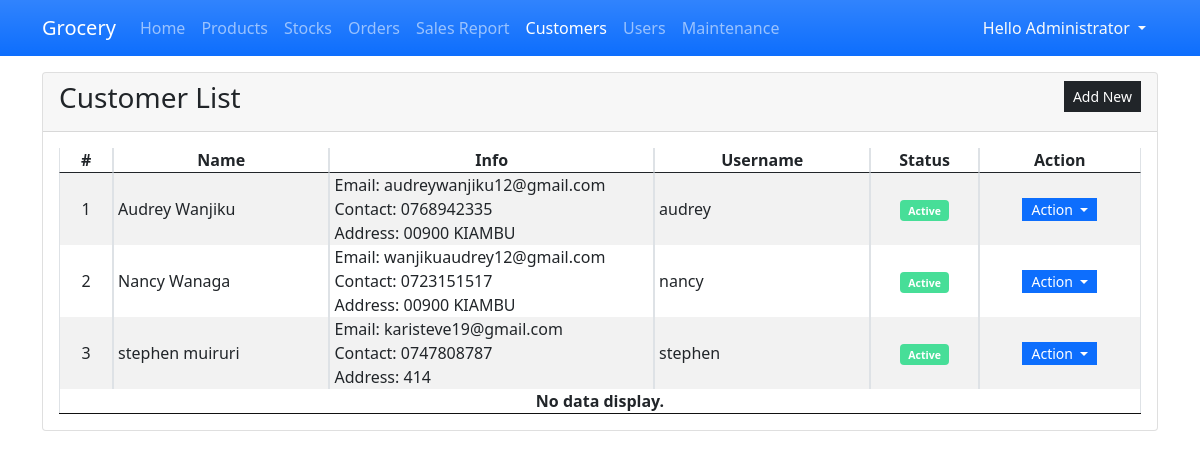
The app's page /admin/?page=customers (signed in) with its own data.
### tables this page shows
CREATE TABLE `customer_list` (
            `customer_id` INTEGER NOT NULL PRIMARY KEY AUTOINCREMENT,
            `fullname` INTEGER NOT NULL,
            `username` TEXT NOT NULL,
            `password` TEXT NOT NULL,
            `email` TEXT NOT NULL,
            `contact` TEXT NOT NULL,
            `address` TEXT NOT NULL,
            `status` INTEGER NOT NULL Default 1,
            `date_created` TIMESTAMP DEFAULT CURRENT_TIMESTAMP,
            `date_updated` TIMESTAMP DEFAULT CURRENT_TIMESTAMP
        );

### admin/customers.php (the view, shortened to what this page needs)
<div class="card">
    <div class="card-header d-flex justify-content-between">
        <h3 class="card-title">Customer List</h3>
        <div class="card-tools align-middle">
            <button class="btn btn-dark btn-sm py-1 rounded-0" type="button" id="create_new">Add New</button>
        </div>
    </div>
    <div class="card-body">
        <table class="table table-hover table-striped table-bordered">
            <colgroup>
                <col width="5%">
                <col width="20%">
                <col width="30%">
                <col width="20%">
                <col width="10%">
                <col width="15%">
            </colgroup>
            <thead>
                <tr>
                    <th class="text-center p-0">#</th>
                    <th class="text-center p-0">Name</th>
                    <th class="text-center p-0">Info</th>
                    <th class="text-center p-0">Username</th>
                    <th class="text-center p-0">Status</th>
                    <th class="text-center p-0">Action</th>
                </tr>
            </thead>
            <tbody>
                <?php
                $sql = "SELECT * FROM `customer_list` order by `fullname` asc";
                $qry = $conn->query($sql);
                $i = 1;
                    while($row = $qry->fetchArray()):
                ?>
                <tr>
                    <td class="text-center p-0"><?php echo $i++; ?></td>
                    <td class="py-0 px-1"><?php echo $row['fullname'] ?></td>
                    <td class="py-0 px-1">
                        <div class="fs-6">Email: <?php echo $row['email'] ?></div>
                        <div class="fs-6">Contact: <?php echo $row['contact'] ?></div>
                        <div class="fs-6 truncate-1" title="<?php echo $row['address'] ?>">Address: <?php echo $row['address'] ?></div>
                    </td>
                    <td class="py-0 px-1"><?php echo $row['username'] ?></td>
                    <td class="py-0 px-1 text-center">
                    <?php if($row['status'] == 1): ?>
                        <span class="badge bg-success"><small>Active</small></span>
                    <?php else: ?>
                        <span class="badge bg-danger"><small>Inactive</small></span>
                    <?php endif; ?>
                    </td>
                    <th class="text-center py-0 px-1">
                        <div class="btn-group" role="group">
                            <button id="btnGroupDrop1" type="button" class="btn btn-primary dropdown-toggle btn-sm rounded-0 py-0" data-bs-toggle="dropdown" aria-expanded="false">
                            Action
                            </button>
                        </div>
                    </th>
                </tr>
                <?php endwhile; ?>
                <?php if(!$qry->fetchArray()): ?>
                    <tr>
                        <th class="text-center p-0" colspan="6">No data display.</th>
                    </tr>
                <?php endif; ?>
            </tbody>
        </table>
    </div>
</div>

### css/custom.css (style rules this page uses)
:root { --bs-success-rgb: 71, 222, 152 !important; }
html, body { height: 100%; width: 100%; }
.truncate-1 { overflow: hidden; text-overflow: ellipsis; display: -webkit-box; -webkit-line-clamp: 1; -webkit-box-orient: vertical; }

### records on screen
customer_list: fullname "Audrey Wanjiku", email "audreywanjiku12@gmail.com", contact "0768942335", address "00900 KIAMBU", username "audrey", status "Active"
customer_list: fullname "Nancy Wanaga", email "wanjikuaudrey12@gmail.com", contact "0723151517", address "00900 KIAMBU", username "nancy", status "Active"
customer_list: fullname "stephen muiruri", email "karisteve19@gmail.com", contact "0747808787", address "414", username "stephen", status "Active"

### other values on screen
$_SESSION['fullname'] "Administrator"
